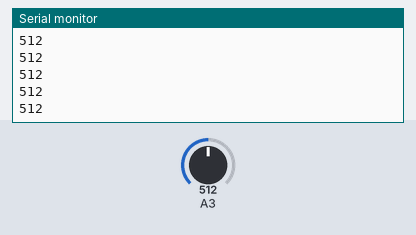
A sketch run on a simulated Arduino Uno, built with avr-gcc and run on an emulated ATmega328P. Parts: the last lines printed to the serial monitor. The test bench sets the inputs (shaded band); at power-on: A3 = 512.

Above: at 1.2 s.
1.3 s: A3 set to 716
At 2.0 s:
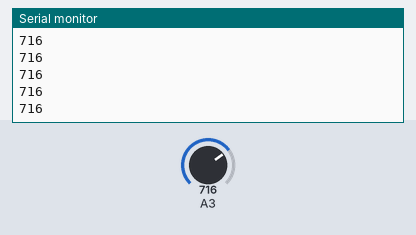
2.8 s: A3 set to 900
At 3.5 s:
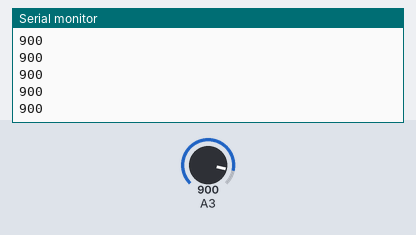
Timing chart, 0 to 5.8 s (numbered marks = the images above; inputs shaded):
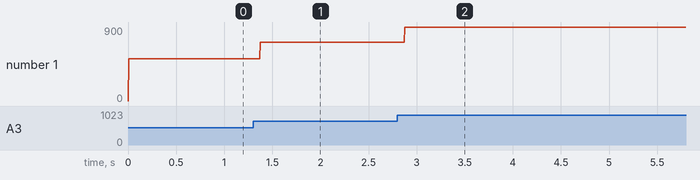

Measured:
- after the input at 1.3 s, the serial monitor: prints a new line after 0.07 s (image 1)
- after the input at 2.8 s, the serial monitor: prints a new line after 0.08 s (image 2)
- plotted number 1: 512 → 716 after the input at 1.3 s, 716 → 900 after the input at 2.8 s

The sketch:

Hamdi_Potentiometer_AVR_language.ino
```cpp
char *admux= (char*) 0x7C; //Signed/unsigned does not matter if you don’t do decimal work
volatile unsigned char *adcsra= (unsigned char*)0x7A;
volatile unsigned char *adch= (unsigned char*)0x79;
volatile unsigned char *adcl= (unsigned char*)0x78;

void setup() {//To run on Arduino, just change this function to void setup()
  *admux=0b01000011; //Set analog reference to AVCC and analog source to PC3.
  *adcsra=0b11000111; //Enable ADC, start conversion and set pre-scalerto 128
  Serial.begin(9600);
}

void loop() {
  *adcsra|=0b01000000; //Start conversion (Set ADSC bit)

  int lowbyte= (*adcl); //Capture low byte
  int highbyte= (*adch); //Capture high byte
  int value = (highbyte<<8) | lowbyte; //Merge high byte and low byte
  Serial.println(value);
}
```
